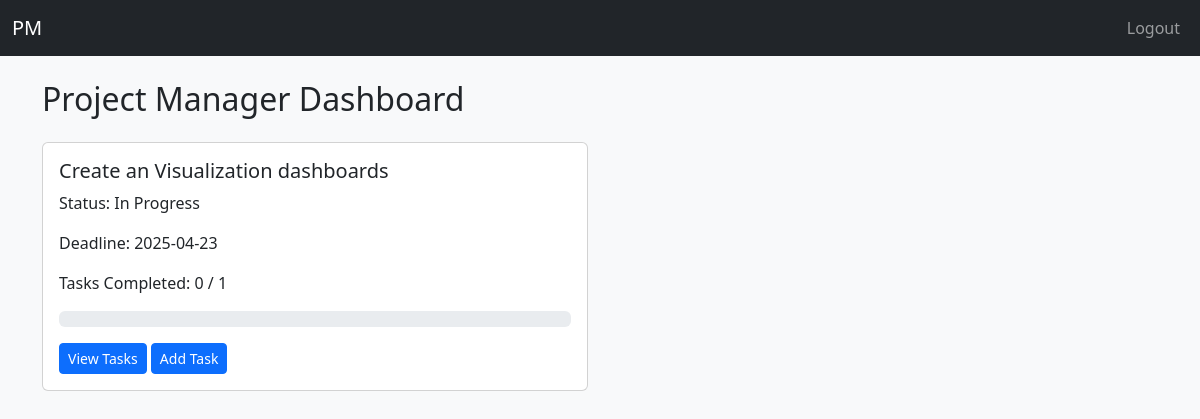
/project_manager/dashboard (signed in), run on an earlier commit of the app's database.
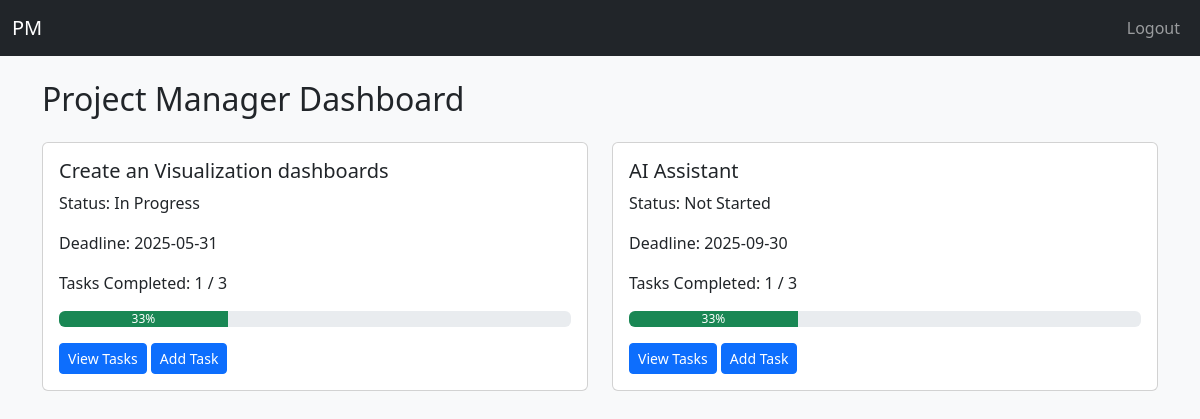
And on a later commit of the database.
### app/models.py (models this page shows)
class Project(db.Model):
    __tablename__ = 'projects'
    id = db.Column(db.Integer, primary_key=True)
    name = db.Column(db.String(150), nullable=False)
    description = db.Column(db.Text)
    deadline = db.Column(db.Date)
    status = db.Column(db.String(50), default='Not Started')  # Not Started, In Progress, Completed
    manager_id = db.Column(db.Integer, db.ForeignKey('users.id'))
    manager = db.relationship('User', backref='managed_projects')
    members = db.relationship('User', secondary='project_members', backref='projects')

### app/routes.py (the view)
@main.route('/project_manager/dashboard')
@login_required
def project_manager_dashboard():
    if current_user.role != 'project_manager':
        return redirect(url_for('main.home'))
    projects = Project.query.filter_by(manager_id=current_user.id).all()
    project_data = []
    for project in projects:
        total_tasks = len(project.tasks)
        completed_tasks = len([task for task in project.tasks if task.status == 'Completed'])
        progress = int((completed_tasks / total_tasks) * 100) if total_tasks > 0 else 0
        project_data.append({
            'project': project,
            'progress': progress,
            'completed_tasks': completed_tasks,
            'total_tasks': total_tasks
        })
    return render_template('dashboard/pm_dashboard.html', project_data=project_data)

### app/templates/dashboard/pm_dashboard.html
{% extends 'layout.html' %}
{% block content %}
<h2 class="mb-4">Project Manager Dashboard</h2>
{% if project_data %}
    <div class="row">
        {% for item in project_data %}
        <div class="col-md-6 mb-4">
            <div class="card">
                <div class="card-body">
                    <h5 class="card-title">{{ item.project.name }}</h5>
                    <p>Status: {{ item.project.status }}</p>
                    <p>Deadline: {{ item.project.deadline.strftime('%Y-%m-%d') if item.project.deadline else 'N/A' }}</p>
                    <p>Tasks Completed: {{ item.completed_tasks }} / {{ item.total_tasks }}</p>
                    <div class="progress">
                        <div class="progress-bar bg-success" role="progressbar"
                             style="width: {{ item.progress }}%;" aria-valuenow="{{ item.progress }}"
                             aria-valuemin="0" aria-valuemax="100">{{ item.progress }}%
                        </div>
                    </div>
                    <a href="{{ url_for('task.tasks_by_project', project_id=item.project.id) }}" class="btn btn-primary btn-sm mt-3">View Tasks</a>
                    <a href="{{ url_for('task.create_task', project_id=item.project.id) }}" class="btn btn-primary btn-sm mt-3">Add Task</a>
                </div>
            </div>
        </div>
        {% endfor %}
    </div>
{% else %}
    <p>No projects assigned to you yet.</p>
{% endif %}
{% endblock %}

What changed in the data, as far as the page shows it:
added Project: project.name "AI Assistant", project.status "Not Started", project.deadline "2025-09-30"
Also different on the page:
new list line: "Create an Visualization dashboards In Progress 2025-05-31"
new list line: "Status: Deadline: Tasks Completed: 1 / 3 33 % View Tasks Add Task"
list line gone: "Create an Visualization dashboards In Progress 2025-04-23"
list line gone: "Status: Deadline: Tasks Completed: 0 / 1 View Tasks Add Task"
